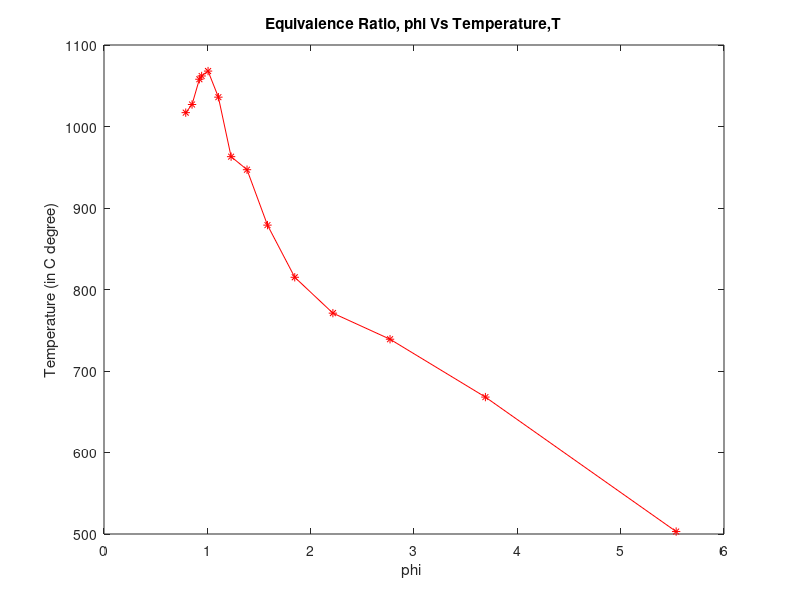

Source code (MATLAB):
%{
airlpm5_86 = airLPM3(2:end,2:end);
airlpm5_86 = cell2mat(airlpm5_86);
[x,y] = meshgrid([0 5 10 15 20 22.5],0:5:100);
z = airlpm5_86;
contourf(x,y,z);
xlabel("X coordinate");
ylabel("Y coordinate");

%}

T = [503 668 739 771 815 879 947 963 1036 1068 1062 1058 1027 1017];

phi = [5.5369 3.691 2.768 2.215 1.846 1.582 1.384 1.230 1.107 1.007 0.945 0.923 0.852 0.791];

plot(phi,T,'-*r');
xlabel("\phi ");
ylabel("Temperature (in C degree)");
title("Equivalence Ratio, \phi Vs Temperature,T");


